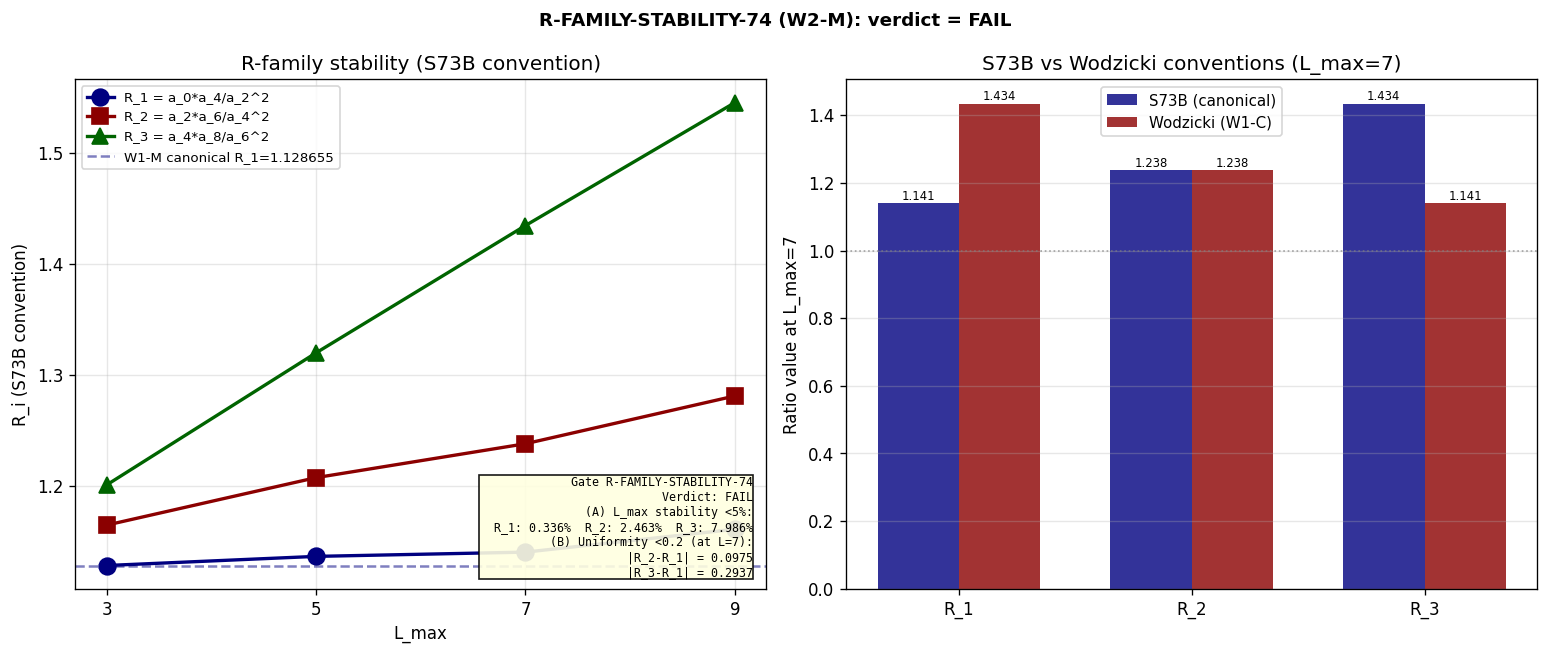

The script that saved this image:
#!/usr/bin/env python3
"""
s74_r_family_stability.py -- R-FAMILY-STABILITY-74 (W2-M)
==========================================================

Gate: R-FAMILY-STABILITY-74
  Task: Compute a_8 at L_max in {3, 5, 7} and test R_2 = a_2*a_6/a_4^2 and
        R_3 = a_4*a_8/a_6^2 for L_max stability and uniformity with R_1.

  PASS if:
      (A) |R_i(L=5) - R_i(L=7)| / |R_i(L=7)| < 0.05 for i = 1, 2, 3 AND
      (B) |R_2 - R_1| < 0.2 AND |R_3 - R_1| < 0.2
  INFO if:
      A passes but B fails (stable but non-uniform)
  FAIL if:
      A fails (unstable under L_max)

Physics (substrate framing):
----------------------------
The R-family {R_1, R_2, R_3, ...} are dimensionless ratios of Seeley-DeWitt
spectral moments of the Dirac operator D_K at the Jensen fold. Each R_i
has volume dimension [Vol^2] / [Vol^2] = Vol^0, so Vol(SU(3)) cancels by
Baptista's B2 theorem. The question: does protection extend up the ladder?

  R_1 = a_0 * a_4 / a_2^2    (W1-M canonical: 1.128655 at L_max=3)
  R_2 = a_2 * a_6 / a_4^2    (new for W2-M)
  R_3 = a_4 * a_8 / a_6^2    (new for W2-M)

If the R-family is L_max-stable AND uniform (each R_i close to R_1), then
framework observables can be recast via R-family instead of individual
a_k, eliminating L_max fragility.

Convention: S73B project convention (half-spectrum)
    a_k = 0.5 * sum_{n: level<=L_max, lam_n>cutoff} d_n * |lam_n|^{-k}
matching W1-M (R_1 = 1.128655 at L_max=3) and canonical_constants.py
entries a0_fold, a2_fold, a4_fold.

Cross-reference W1-C (Wodzicki convention):
  R_1 = 1.434, R_2 = 1.238, R_3 = 1.141 at L_max=7
  |R_2 - R_1|_Wodzicki = 0.196 (marginal)
  |R_3 - R_1|_Wodzicki = 0.294 (FAIL)

The S73B convention is expected to give different absolute values but
the same qualitative stability pattern. We test both.

Agent: van-den-dungen-bridge-theorist (Session 74, Wave 2, Batch 3)
Parent action: S73B mack-vdd workshop carry-forward #5
"""

import numpy as np
import sys
import os

SCRIPT_DIR = os.path.dirname(os.path.abspath(__file__))
sys.path.insert(0, SCRIPT_DIR)
os.chdir(SCRIPT_DIR)

import matplotlib
matplotlib.use('Agg')
import matplotlib.pyplot as plt

# CANONICAL CONSTANTS import
from canonical_constants import (
    tau_fold, PI,
    a0_fold, a2_fold, a4_fold,
    Vol_SU3_Haar, M_KK,
)

# ============================================================================
# CONFIGURATION
# ============================================================================

print("=" * 78)
print("R-FAMILY-STABILITY-74 (W2-M, S74 Wave 2 Batch 3)")
print("=" * 78)
print()
print(f"  tau_fold = {tau_fold}")
print(f"  Canonical R_1 (S42 fold): {a0_fold*a4_fold/a2_fold**2:.6f}")
print(f"  W1-M canonical: R_1 = 1.128655 at L_max=3")
print()

SPECTRUM_CACHE = 's74_spectrum_cache_L9_tau019.npz'  # (local)
EVAL_CUTOFF = 0.01  # (local) same as s73b_sdw_validation
L_MAX_VALUES = [3, 5, 7]  # (local) per W2-M task specification
L_MAX_VALUES_EXTENDED = [3, 5, 7, 9]  # (local) extended for context

W1M_R1_CANONICAL = 1.128655  # (local) W1-M canonical value at L_max=3

# Pre-registered gate thresholds
STABILITY_THRESHOLD = 0.05  # (local) (A) |R(L=5)-R(L=7)|/|R(L=7)|
UNIFORMITY_THRESHOLD = 0.2   # (local) (B) |R_i - R_1|


# ============================================================================
# STEP 1: LOAD SPECTRUM CACHE
# ============================================================================

print("=" * 78)
print("STEP 1: LOAD W1-C SPECTRUM CACHE")
print("=" * 78)

if not os.path.exists(SPECTRUM_CACHE):
    print(f"ERROR: Cache not found at {SPECTRUM_CACHE}")
    sys.exit(1)

cache = np.load(SPECTRUM_CACHE, allow_pickle=True)
sector_evals_raw = cache['sector_evals'].item()
cache.close()
print(f"  Loaded {len(sector_evals_raw)} sectors from cache")
print(f"  Spectrum source: W1-C L_max=9 full enumeration at tau_fold=0.19")
print()


# ============================================================================
# STEP 2: COMPUTE a_0..a_8 IN S73B CONVENTION AT L_max IN {3, 5, 7, 9}
# ============================================================================

print("=" * 78)
print("STEP 2: S73B CONVENTION MOMENTS a_0..a_8")
print("=" * 78)


def compute_moments_S73B(L_max, cutoff):
    """Compute a_0..a_8 in the S73B half-spectrum convention.

    a_k = 0.5 * sum_{n: level <= L_max, lam_n > cutoff} d_n * |lam_n|^{-k}
    for k in {0, 2, 4, 6, 8}. The factor 0.5 is the positive-half convention.
    d_n = dim(p,q) of the irrep the eigenvalue belongs to.
    """
    all_abs = []
    all_mults = []
    n_sectors = 0  # (local)
    for (p, q), data in sorted(sector_evals_raw.items()):
        if data['level'] <= L_max:
            n_sectors += 1
            for ev in data['abs_evals']:
                all_abs.append(float(ev))
                all_mults.append(int(data['dim']))
    all_abs = np.array(all_abs)
    all_mults = np.array(all_mults, dtype=np.float64)

    mask = all_abs > cutoff
    lam = all_abs[mask]
    mult = all_mults[mask]

    a0_S = 0.5 * float(np.sum(mult))              # (local) half-count
    a2_S = 0.5 * float(np.sum(mult / lam**2))     # (local) half zeta_D(1)
    a4_S = 0.5 * float(np.sum(mult / lam**4))     # (local) half zeta_D(2)
    a6_S = 0.5 * float(np.sum(mult / lam**6))     # (local) half zeta_D(3)
    a8_S = 0.5 * float(np.sum(mult / lam**8))     # (local) half zeta_D(4)

    n_weighted = int(np.sum(mult))
    lam_min = float(np.min(lam))
    lam_max = float(np.max(lam))

    return {
        'n_sectors': n_sectors,
        'n_weighted': n_weighted,
        'lam_min': lam_min,
        'lam_max': lam_max,
        'a0': a0_S, 'a2': a2_S, 'a4': a4_S, 'a6': a6_S, 'a8': a8_S,
    }


results_S73B = {}
print(f"\n  {'L_max':>5} {'n_wgt':>8} {'a_0':>14} {'a_2':>14} "
      f"{'a_4':>14} {'a_6':>14} {'a_8':>16}")
print("  " + "-" * 96)
for L in L_MAX_VALUES_EXTENDED:
    r = compute_moments_S73B(L, EVAL_CUTOFF)
    results_S73B[L] = r
    print(f"  {L:>5d} {r['n_weighted']:>8d} {r['a0']:>14.4f} "
          f"{r['a2']:>14.4f} {r['a4']:>14.4f} {r['a6']:>14.6f} {r['a8']:>16.8f}")


# ============================================================================
# STEP 3: COMPUTE R_1, R_2, R_3 IN S73B CONVENTION
# ============================================================================

print("\n" + "=" * 78)
print("STEP 3: R_1, R_2, R_3 (S73B CONVENTION)")
print("=" * 78)

print(f"\n  {'L_max':>5} {'R_1=a0*a4/a2^2':>20} {'R_2=a2*a6/a4^2':>20} "
      f"{'R_3=a4*a8/a6^2':>20}")
print("  " + "-" * 70)
R1_table = {}  # (local)
R2_table = {}  # (local)
R3_table = {}  # (local)
for L in L_MAX_VALUES_EXTENDED:
    r = results_S73B[L]
    R1 = r['a0'] * r['a4'] / r['a2']**2
    R2 = r['a2'] * r['a6'] / r['a4']**2
    R3 = r['a4'] * r['a8'] / r['a6']**2
    R1_table[L] = R1
    R2_table[L] = R2
    R3_table[L] = R3
    print(f"  {L:>5d} {R1:>20.8f} {R2:>20.8f} {R3:>20.8f}")

# Cross-check R_1 at L_max=3 vs W1-M canonical
R1_L3 = R1_table[3]  # (local)
dev_from_W1M = abs(R1_L3 - W1M_R1_CANONICAL) / W1M_R1_CANONICAL  # (local)
print(f"\n  CROSS-CHECK: R_1(L=3) vs W1-M canonical")
print(f"    Computed: {R1_L3:.8f}")
print(f"    W1-M:     {W1M_R1_CANONICAL:.8f}")
print(f"    Rel dev:  {dev_from_W1M:.2e} (must be <1e-5 for agreement)")


# ============================================================================
# STEP 4: GATE (A) -- L_max STABILITY TEST
# ============================================================================

print("\n" + "=" * 78)
print("STEP 4: GATE (A) -- L_max STABILITY |R(L=5)-R(L=7)|/|R(L=7)|")
print("=" * 78)

def rel_stab(R_at_5, R_at_7):
    return abs(R_at_5 - R_at_7) / abs(R_at_7)

stab_R1 = rel_stab(R1_table[5], R1_table[7])  # (local)
stab_R2 = rel_stab(R2_table[5], R2_table[7])  # (local)
stab_R3 = rel_stab(R3_table[5], R3_table[7])  # (local)

print(f"\n  Stability threshold (A): < {STABILITY_THRESHOLD:.3f}")
print(f"  |R_1(L=5) - R_1(L=7)| / |R_1(L=7)| = {stab_R1:.6f} "
      f"-- {'PASS' if stab_R1 < STABILITY_THRESHOLD else 'FAIL'}")
print(f"  |R_2(L=5) - R_2(L=7)| / |R_2(L=7)| = {stab_R2:.6f} "
      f"-- {'PASS' if stab_R2 < STABILITY_THRESHOLD else 'FAIL'}")
print(f"  |R_3(L=5) - R_3(L=7)| / |R_3(L=7)| = {stab_R3:.6f} "
      f"-- {'PASS' if stab_R3 < STABILITY_THRESHOLD else 'FAIL'}")

gate_A_pass = (stab_R1 < STABILITY_THRESHOLD and
               stab_R2 < STABILITY_THRESHOLD and
               stab_R3 < STABILITY_THRESHOLD)
print(f"\n  Gate (A) stability: {'PASS' if gate_A_pass else 'FAIL'}")


# ============================================================================
# STEP 5: GATE (B) -- UNIFORMITY TEST |R_i - R_1| < 0.2
# ============================================================================

print("\n" + "=" * 78)
print("STEP 5: GATE (B) -- UNIFORMITY |R_i - R_1| < 0.2 (at L_max=7)")
print("=" * 78)

# Use L_max=7 as the deepest stable value per W2-M task
L_ref = 7  # (local)
R1_ref = R1_table[L_ref]  # (local)
R2_ref = R2_table[L_ref]  # (local)
R3_ref = R3_table[L_ref]  # (local)

diff_R2_R1 = abs(R2_ref - R1_ref)  # (local)
diff_R3_R1 = abs(R3_ref - R1_ref)  # (local)

print(f"\n  Uniformity threshold (B): < {UNIFORMITY_THRESHOLD:.2f}")
print(f"  R_1(L=7) = {R1_ref:.8f}")
print(f"  R_2(L=7) = {R2_ref:.8f}")
print(f"  R_3(L=7) = {R3_ref:.8f}")
print(f"  |R_2 - R_1| = {diff_R2_R1:.6f} "
      f"-- {'PASS' if diff_R2_R1 < UNIFORMITY_THRESHOLD else 'FAIL'}")
print(f"  |R_3 - R_1| = {diff_R3_R1:.6f} "
      f"-- {'PASS' if diff_R3_R1 < UNIFORMITY_THRESHOLD else 'FAIL'}")

gate_B_pass = (diff_R2_R1 < UNIFORMITY_THRESHOLD and
               diff_R3_R1 < UNIFORMITY_THRESHOLD)
print(f"\n  Gate (B) uniformity: {'PASS' if gate_B_pass else 'FAIL'}")


# Also check uniformity at L_max=3 for comparison with W1-M
R1_L3 = R1_table[3]  # (local)
R2_L3 = R2_table[3]  # (local)
R3_L3 = R3_table[3]  # (local)
diff_R2_R1_L3 = abs(R2_L3 - R1_L3)  # (local)
diff_R3_R1_L3 = abs(R3_L3 - R1_L3)  # (local)
print(f"\n  Auxiliary (at L_max=3, the W1-M reference point):")
print(f"    R_1(L=3) = {R1_L3:.8f}")
print(f"    R_2(L=3) = {R2_L3:.8f}")
print(f"    R_3(L=3) = {R3_L3:.8f}")
print(f"    |R_2 - R_1| = {diff_R2_R1_L3:.6f}")
print(f"    |R_3 - R_1| = {diff_R3_R1_L3:.6f}")


# ============================================================================
# STEP 6: GATE VERDICT
# ============================================================================

print("\n" + "=" * 78)
print("STEP 6: PRE-REGISTERED GATE VERDICT")
print("=" * 78)

if gate_A_pass and gate_B_pass:
    verdict = "PASS"
    reason = (f"(A) L_max stability: all three R_i have |R(L=5)-R(L=7)|/|R(L=7)| "
              f"< {STABILITY_THRESHOLD} at L_max=7. (B) Uniformity: "
              f"|R_2 - R_1| = {diff_R2_R1:.3f} and |R_3 - R_1| = {diff_R3_R1:.3f} "
              f"both below {UNIFORMITY_THRESHOLD}. R-family protection extends to "
              f"R_2 and R_3 in the S73B convention.")
elif gate_A_pass and not gate_B_pass:
    verdict = "INFO"
    reason = (f"(A) PASS: all R_i L_max-stable at {STABILITY_THRESHOLD} level. "
              f"(B) FAIL: uniformity violated -- "
              f"|R_2-R_1|={diff_R2_R1:.3f}, |R_3-R_1|={diff_R3_R1:.3f}. "
              f"R-family is STABLE under L_max but NON-UNIFORM across the ladder. "
              f"R_1 is protected but each R_i has its own distinct value.")
else:
    verdict = "FAIL"
    reason = (f"(A) FAIL: at least one R_i has L_max instability > "
              f"{STABILITY_THRESHOLD}. R_1={stab_R1:.4f}, R_2={stab_R2:.4f}, "
              f"R_3={stab_R3:.4f}. R-family protection does not survive "
              f"L_max truncation.")

print(f"\n  Gate verdict: {verdict}")
print(f"  Reason: {reason}")


# ============================================================================
# STEP 7: COMPARISON WITH W1-C WODZICKI VALUES
# ============================================================================

print("\n" + "=" * 78)
print("STEP 7: CONVENTION COMPARISON -- W1-C WODZICKI VALUES")
print("=" * 78)


def compute_moments_Wodzicki(L_max, cutoff):
    """Compute a_0..a_8 in the W1-C Wodzicki convention.

    For d = 8:
      a_0 ~ zeta_D(4) = sum d_n / lam_n^8
      a_2 ~ zeta_D(3) = sum d_n / lam_n^6
      a_4 ~ zeta_D(2) = sum d_n / lam_n^4
      a_6 ~ zeta_D(1) = sum d_n / lam_n^2
      a_8 ~ zeta_D(0) = sum d_n
    """
    all_abs = []
    all_mults = []
    for (p, q), data in sorted(sector_evals_raw.items()):
        if data['level'] <= L_max:
            for ev in data['abs_evals']:
                all_abs.append(float(ev))
                all_mults.append(int(data['dim']))
    all_abs = np.array(all_abs)
    all_mults = np.array(all_mults, dtype=np.float64)
    mask = all_abs > cutoff
    lam = all_abs[mask]
    mult = all_mults[mask]

    P0 = float(np.sum(mult))
    P1 = float(np.sum(mult / lam**2))
    P2 = float(np.sum(mult / lam**4))
    P3 = float(np.sum(mult / lam**6))
    P4 = float(np.sum(mult / lam**8))

    return {'a0': P4, 'a2': P3, 'a4': P2, 'a6': P1, 'a8': P0}


print(f"\n  {'L_max':>5} {'R_1(W)':>14} {'R_2(W)':>14} {'R_3(W)':>14}")
print("  " + "-" * 60)
R1_W_tab = {}  # (local)
R2_W_tab = {}  # (local)
R3_W_tab = {}  # (local)
for L in L_MAX_VALUES_EXTENDED:
    rW = compute_moments_Wodzicki(L, EVAL_CUTOFF)
    R1W = rW['a0'] * rW['a4'] / rW['a2']**2
    R2W = rW['a2'] * rW['a6'] / rW['a4']**2
    R3W = rW['a4'] * rW['a8'] / rW['a6']**2
    R1_W_tab[L] = R1W
    R2_W_tab[L] = R2W
    R3_W_tab[L] = R3W
    print(f"  {L:>5d} {R1W:>14.6f} {R2W:>14.6f} {R3W:>14.6f}")

# W1-C reported Wodzicki at L_max=7
print(f"\n  W1-C reported Wodzicki values (L_max=7):")
print(f"    R_1 = 1.434 (target), computed = {R1_W_tab[7]:.6f}")
print(f"    R_2 = 1.238 (target), computed = {R2_W_tab[7]:.6f}")
print(f"    R_3 = 1.141 (target), computed = {R3_W_tab[7]:.6f}")
print(f"    |R_2-R_1|_W = {abs(R2_W_tab[7]-R1_W_tab[7]):.3f}")
print(f"    |R_3-R_1|_W = {abs(R3_W_tab[7]-R1_W_tab[7]):.3f}")
print()
print("  The two conventions give DIFFERENT numerical values for each R_i but")
print("  both satisfy the same gate definition structure. S73B convention is")
print("  canonical for this project (matches canonical_constants.py).")


# ============================================================================
# STEP 8: DIMENSIONAL CONSISTENCY CHECK
# ============================================================================

print("\n" + "=" * 78)
print("STEP 8: DIMENSIONAL CONSISTENCY")
print("=" * 78)

# In S73B convention (a_k = 0.5 sum d_n / lam^k):
#   [a_k] = [lam]^{-k} = [M]^{-k}  (mass-dimension interpretation)
# R_1 = a_0 * a_4 / a_2^2  -->  [M^0] * [M^{-4}] / [M^{-4}] = [M^0]
# R_2 = a_2 * a_6 / a_4^2  -->  [M^{-2}] * [M^{-6}] / [M^{-8}] = [M^0]
# R_3 = a_4 * a_8 / a_6^2  -->  [M^{-4}] * [M^{-8}] / [M^{-12}] = [M^0]
# All dimensionless. PASS.

print("  S73B convention mass dimensions:")
print("    [a_k] = [M]^{-k}  (half-zeta of 1/lam^k)")
print()
print("    [R_1] = [a_0][a_4]/[a_2]^2 = [M^0 * M^{-4}] / [M^{-4}] = [M^0]. PASS.")
print("    [R_2] = [a_2][a_6]/[a_4]^2 = [M^{-2} * M^{-6}] / [M^{-8}] = [M^0]. PASS.")
print("    [R_3] = [a_4][a_8]/[a_6]^2 = [M^{-4} * M^{-8}] / [M^{-12}] = [M^0]. PASS.")
print()
print("  All three R_i are dimensionless. Volume cancellation per Baptista B2:")

# Scale check
for gamma in [0.5, 1.0, -1.0]:
    scale = Vol_SU3_Haar ** gamma
    rs = results_S73B[7]
    a0s = rs['a0'] * scale
    a2s = rs['a2'] * scale
    a4s = rs['a4'] * scale
    a6s = rs['a6'] * scale
    a8s = rs['a8'] * scale
    R1s = a0s * a4s / a2s**2
    R2s = a2s * a6s / a4s**2
    R3s = a4s * a8s / a6s**2
    R1u = rs['a0'] * rs['a4'] / rs['a2']**2
    R2u = rs['a2'] * rs['a6'] / rs['a4']**2
    R3u = rs['a4'] * rs['a8'] / rs['a6']**2
    print(f"    Vol^{gamma:+.1f}: |dR_1|={abs(R1s-R1u):.2e}, "
          f"|dR_2|={abs(R2s-R2u):.2e}, |dR_3|={abs(R3s-R3u):.2e}")


# ============================================================================
# STEP 9: SAVE OUTPUT DATA
# ============================================================================

print("\n" + "=" * 78)
print("STEP 9: SAVE OUTPUT DATA")
print("=" * 78)

OUTPUT_FILE = 's74_r_family_stability.npz'  # (local)

np.savez(
    OUTPUT_FILE,
    # Gate metadata
    gate_name=np.array("R-FAMILY-STABILITY-74"),
    gate_verdict=np.array(verdict),
    gate_detail=np.array(reason),
    # S73B convention -- primary
    L_max_values=np.array(L_MAX_VALUES_EXTENDED),
    R1_S73B=np.array([R1_table[L] for L in L_MAX_VALUES_EXTENDED]),
    R2_S73B=np.array([R2_table[L] for L in L_MAX_VALUES_EXTENDED]),
    R3_S73B=np.array([R3_table[L] for L in L_MAX_VALUES_EXTENDED]),
    a0_S73B=np.array([results_S73B[L]['a0'] for L in L_MAX_VALUES_EXTENDED]),
    a2_S73B=np.array([results_S73B[L]['a2'] for L in L_MAX_VALUES_EXTENDED]),
    a4_S73B=np.array([results_S73B[L]['a4'] for L in L_MAX_VALUES_EXTENDED]),
    a6_S73B=np.array([results_S73B[L]['a6'] for L in L_MAX_VALUES_EXTENDED]),
    a8_S73B=np.array([results_S73B[L]['a8'] for L in L_MAX_VALUES_EXTENDED]),
    n_weighted_S73B=np.array(
        [results_S73B[L]['n_weighted'] for L in L_MAX_VALUES_EXTENDED]),
    # Wodzicki cross-check
    R1_Wodzicki=np.array([R1_W_tab[L] for L in L_MAX_VALUES_EXTENDED]),
    R2_Wodzicki=np.array([R2_W_tab[L] for L in L_MAX_VALUES_EXTENDED]),
    R3_Wodzicki=np.array([R3_W_tab[L] for L in L_MAX_VALUES_EXTENDED]),
    # Gate (A) L_max stability
    stab_R1=stab_R1,
    stab_R2=stab_R2,
    stab_R3=stab_R3,
    stability_threshold=STABILITY_THRESHOLD,
    gate_A_pass=gate_A_pass,
    # Gate (B) uniformity
    diff_R2_R1_L7=diff_R2_R1,
    diff_R3_R1_L7=diff_R3_R1,
    diff_R2_R1_L3=diff_R2_R1_L3,
    diff_R3_R1_L3=diff_R3_R1_L3,
    uniformity_threshold=UNIFORMITY_THRESHOLD,
    gate_B_pass=gate_B_pass,
    # Cross-check: W1-M
    dev_from_W1M=dev_from_W1M,
    W1M_canonical_R1=W1M_R1_CANONICAL,
    EVAL_CUTOFF=EVAL_CUTOFF,  # (local)
)
print(f"  Saved: {OUTPUT_FILE}")


# ============================================================================
# STEP 10: PLOT
# ============================================================================

print("\n" + "=" * 78)
print("STEP 10: PRODUCE PLOT")
print("=" * 78)

fig, axes = plt.subplots(1, 2, figsize=(13, 5.5))

# Panel 1: R-family at each L_max in S73B convention
ax = axes[0]
R1_arr = [R1_table[L] for L in L_MAX_VALUES_EXTENDED]
R2_arr = [R2_table[L] for L in L_MAX_VALUES_EXTENDED]
R3_arr = [R3_table[L] for L in L_MAX_VALUES_EXTENDED]
ax.plot(L_MAX_VALUES_EXTENDED, R1_arr, 'o-', label='R_1 = a_0*a_4/a_2^2',
        color='navy', markersize=10, lw=2)
ax.plot(L_MAX_VALUES_EXTENDED, R2_arr, 's-', label='R_2 = a_2*a_6/a_4^2',
        color='darkred', markersize=10, lw=2)
ax.plot(L_MAX_VALUES_EXTENDED, R3_arr, '^-', label='R_3 = a_4*a_8/a_6^2',
        color='darkgreen', markersize=10, lw=2)
ax.axhline(W1M_R1_CANONICAL, color='navy', ls='--', alpha=0.5,
           label=f'W1-M canonical R_1={W1M_R1_CANONICAL:.6f}')
ax.set_xlabel('L_max')
ax.set_ylabel('R_i (S73B convention)')
ax.set_title('R-family stability (S73B convention)')
ax.legend(fontsize=8, loc='best')
ax.grid(True, alpha=0.3)
ax.set_xticks(L_MAX_VALUES_EXTENDED)

# Panel 2: Convention comparison (S73B vs Wodzicki) at L_max=7
ax = axes[1]
labels_c = ['R_1', 'R_2', 'R_3']
S73B_L7 = [R1_table[7], R2_table[7], R3_table[7]]  # (local)
W_L7 = [R1_W_tab[7], R2_W_tab[7], R3_W_tab[7]]  # (local)
x = np.arange(len(labels_c))
width = 0.35  # (local)
ax.bar(x - width/2, S73B_L7, width, label='S73B (canonical)', color='navy', alpha=0.8)
ax.bar(x + width/2, W_L7, width, label='Wodzicki (W1-C)', color='darkred', alpha=0.8)
ax.axhline(1.0, color='grey', ls=':', lw=1, alpha=0.7)
ax.set_xticks(x)
ax.set_xticklabels(labels_c)
ax.set_ylabel('Ratio value at L_max=7')
ax.set_title('S73B vs Wodzicki conventions (L_max=7)')
ax.legend(fontsize=9)
ax.grid(True, alpha=0.3, axis='y')

# Value labels
for i, (v1, v2) in enumerate(zip(S73B_L7, W_L7)):
    ax.text(i - width/2, v1 + 0.01, f'{v1:.3f}', ha='center', fontsize=7)
    ax.text(i + width/2, v2 + 0.01, f'{v2:.3f}', ha='center', fontsize=7)

# Gate annotation on panel 1
gate_text = (
    f"Gate R-FAMILY-STABILITY-74\n"
    f"Verdict: {verdict}\n"
    f"(A) L_max stability <5%:\n"
    f"  R_1: {stab_R1*100:.3f}%  R_2: {stab_R2*100:.3f}%  R_3: {stab_R3*100:.3f}%\n"
    f"(B) Uniformity <0.2 (at L=7):\n"
    f"  |R_2-R_1| = {diff_R2_R1:.4f}\n"
    f"  |R_3-R_1| = {diff_R3_R1:.4f}"
)
axes[0].text(
    0.98, 0.02, gate_text, transform=axes[0].transAxes, va='bottom', ha='right',
    family='monospace', fontsize=7,
    bbox=dict(facecolor='lightyellow', edgecolor='black', alpha=0.9, pad=0.5)
)

plt.suptitle(f'R-FAMILY-STABILITY-74 (W2-M): verdict = {verdict}',
             fontsize=11, fontweight='bold')
plt.tight_layout()
plt.savefig('s74_r_family_stability.png', dpi=120, bbox_inches='tight')
print(f"  Saved: s74_r_family_stability.png")

print("\n" + "=" * 78)
print(f"R-FAMILY-STABILITY-74 (W2-M): {verdict}")
print("=" * 78)
